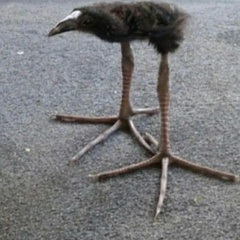
%> input picture lab3/rofl.jpg, 240 x 240 px
$ octave --eval "main;"   (GNU Octave 9; MATLAB toolbox functions it lacks are replaced by stand-ins)
%> lines starting %> are read from the running program, lines starting %| are printed output that depends on the picture; in (x1, y1, x2, y2) boxes, pixels count from 0 and x2, y2 are one past the last pixel; in counts of white or black regions, pixels touching at a corner belong together; the program's own positions count from 1
%% Optical System Simulation with 3rd Order Astigmatism Aberration
% Author: [Your Name]
% Date: [Current Date]
% Description: Simulates the effects of 3rd order Zernike astigmatism on
% PSF, MTF, and image quality under incoherent illumination.

function main()
    %% Initialization and Configuration
    clc; clear; close all;

    % Simulation parameters
    config = struct(...
        'N', 512, ...              % Grid size
        'A', 0.5, ...              % Aperture
        'lambda', 0.5, ...         % Wavelength [μm]
        'D_zr', 20, ...            % Pupil diameter
        'save_dir', 'sim_results', % Output directory
        'image_file', 'rofl.jpg'...% Input image
    );

    %% Setup Environment
    try
        [item, config] = load_and_prepare_image(config);
        [grids, pupil] = initialize_simulation_parameters(config);

        % Find optimal aberration coefficients
        [C_values, metrics] = find_optimal_coefficients(pupil, grids, config);

        % Visualize all cases
        visualize_all_cases(C_values, pupil, item, grids, config);

    catch ME
        handle_error(ME);
    end
end

%% Helper Functions
function [item, config] = load_and_prepare_image(config)
    % Load and preprocess input image
    try
        img = imread(config.image_file);
%> img is the input picture: size 240x240x3 uint8; mean R, G, B 122.6, 123.2, 125
        if size(img, 3) == 3
            img = rgb2gray(img);
%> img: size 240x240 uint8
        end
        item = double(imresize(img, [config.N, config.N]));
%> in main, `[item, config] = load_and_prepare_image(config);`: config = {N 512, A 0.5, lambda 0.5, D_zr 20}

        % Create output directory
        if ~exist(config.save_dir, 'dir')
            mkdir(config.save_dir);
            fprintf('Created output directory: %s\n', config.save_dir);
        end
    catch
        error('Image loading failed. Verify file existence and format.');
    end
end

function [grids, pupil] = initialize_simulation_parameters(config)
    % Calculate sampling steps
    step_zr = config.D_zr / config.N;
%> step_zr = 0.0391
    step_it = 1/(config.N * step_zr);
%> step_it = 0.05
    step_im = step_it * config.lambda / config.A;
%> step_im = 0.05

    % Create coordinate grids
    [im_x, im_y] = meshgrid(...
        linspace(-config.N/2, config.N/2-1, config.N) * step_im, ...
        linspace(-config.N/2, config.N/2-1, config.N) * step_im);

    [p_x, p_y] = meshgrid(...
        linspace(-config.N/2, config.N/2-1, config.N) * step_zr, ...
        linspace(-config.N/2, config.N/2-1, config.N) * step_zr);

    % Polar coordinates
    [phi, rho] = cart2pol(p_x, p_y);
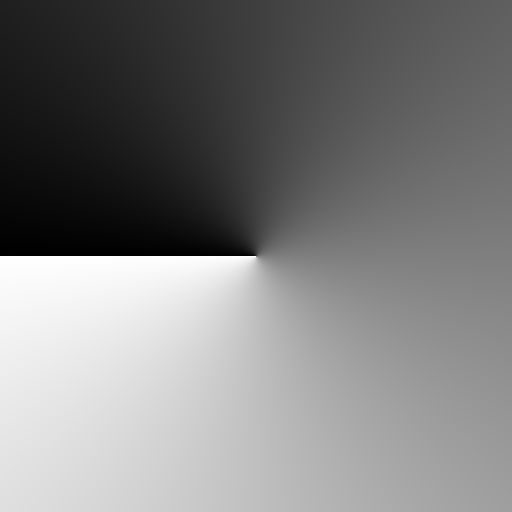
%> phi: size 512x512 double; min -3.14, max 3.14, mean -3e-06; drawn with min black and max white
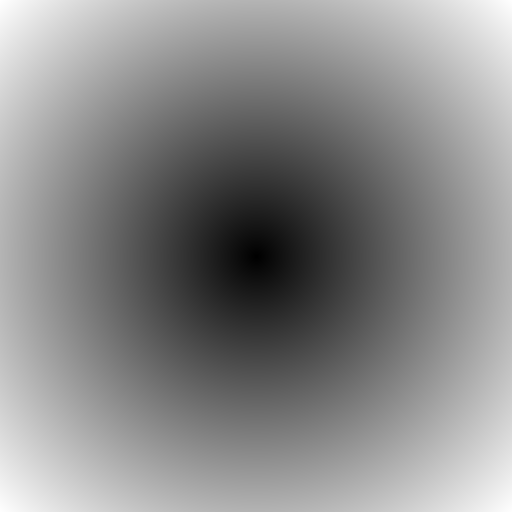
%> rho: size 512x512 double; min 0, max 14.14, mean 7.65; drawn with min black and max white
    rho_norm = rho / (config.D_zr/2); % Normalized radius

    % Create pupil function
    pupil = double(rho_norm <= 1);
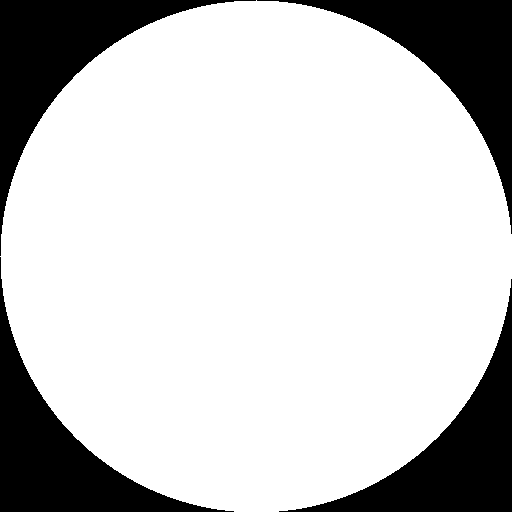
%> pupil: size 512x512 double; values 0 (black) and 1 (white), 78.5% white; 4 black regions, box (x1, y1, x2, y2) and area: (0, 0, 256, 256) 14327, (257, 0, 512, 234) 14071, (0, 257, 234, 512) 14071, (279, 279, 512, 512) 13816

    % Package all grids
    grids = struct(...
        'im_x', im_x, 'im_y', im_y, ...
        'p_x', p_x, 'p_y', p_y, ...
        'rho_norm', rho_norm, 'phi', phi, ...
        'step_zr', step_zr, 'step_it', step_it, 'step_im', step_im);
%> grids = {step_zr 0.0391, step_it 0.05, step_im 0.05}
end

function [C_values, metrics] = find_optimal_coefficients(pupil, grids, config)
    % Target metrics to optimize
    targets = struct(...
        'Strehl_08', 0.8, ...
        'Strehl_05', 0.5, ...
        'Contrast_s10', 0.2, ...
        'Contrast_s08', 0.2);

    % Initialize results
    C_values = struct();
    metrics = struct();

    fprintf('\n=== Optimizing Aberration Coefficients ===\n');

    % Find coefficients for each target
    C_values.Strehl_08 = optimize_coefficient(...
        'Strehl', targets.Strehl_08, pupil, grids, config);
    C_values.Strehl_05 = optimize_coefficient(...
        'Strehl', targets.Strehl_05, pupil, grids, config);
    C_values.Contrast_s10 = optimize_coefficient(...
        'Contrast_s10', targets.Contrast_s10, pupil, grids, config);
    C_values.Contrast_s08 = optimize_coefficient(...
        'Contrast_s08', targets.Contrast_s08, pupil, grids, config);

    % Display results
    fprintf('\n=== Optimal Coefficients Found ===\n');
    fprintf('Strehl ≈ 0.8: C = %.4f\n', C_values.Strehl_08);
    fprintf('Strehl ≈ 0.5: C = %.4f\n', C_values.Strehl_05);
    fprintf('Contrast 0.2 @ s≈1.0: C = %.4f\n', C_values.Contrast_s10);
    fprintf('Contrast 0.2 @ s≈0.8: C = %.4f\n', C_values.Contrast_s08);
end

function C_opt = optimize_coefficient(target_type, target_value, pupil, grids, config)
    % Optimization parameters
    search_params = struct(...
        'C_min', 0.01, ...
        'C_max', 2.0, ...
        'coarse_steps', 100, ...
        'fine_steps', 20, ...
        'tolerance', 0.05);

    fprintf('\nOptimizing for %s = %.2f\n', target_type, target_value);

    % Coarse search
    C_range = linspace(search_params.C_min, search_params.C_max, search_params.coarse_steps);
    [C_opt, min_diff] = evaluate_candidates(C_range, target_type, target_value, pupil, grids);

    % Fine search
    C_range = linspace(...
        max(search_params.C_min, C_opt - search_params.tolerance), ...
        min(search_params.C_max, C_opt + search_params.tolerance), ...
        search_params.fine_steps);
    [C_opt, ~] = evaluate_candidates(C_range, target_type, target_value, pupil, grids);

    fprintf('Optimal C = %.4f\n', C_opt);
end

function [C_opt, min_diff] = evaluate_candidates(C_range, target_type, target_value, pupil, grids)
%> called with target_type = 'Strehl', target_value = 0.8
    min_diff = Inf;
    C_opt = 0;

    for C = C_range
        metrics = calculate_metrics(C, pupil, grids);

        switch target_type
            case 'Strehl'
                current_value = metrics.strehl;
            case 'Contrast_s10'
                current_value = metrics.contrast_s10;
            case 'Contrast_s08'
                current_value = metrics.contrast_s08;
        end

        diff = abs(current_value - target_value);

        if diff < min_diff
            min_diff = diff;
            C_opt = C;
        end
    end
%> this loop made 1 pass
%> pass 1, in calculate_metrics, `W = C * grids.rho_norm.^2 .* cos(2*grids.phi);`:
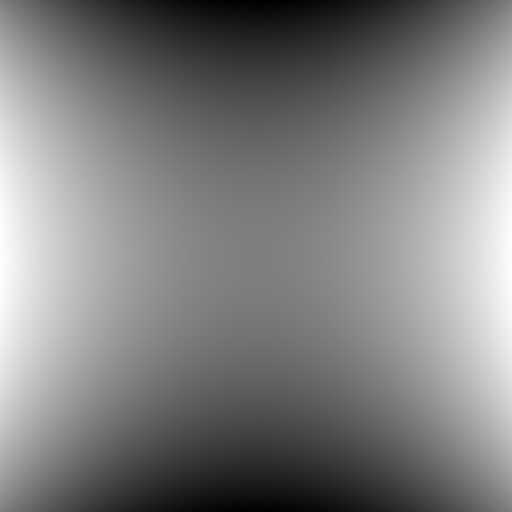
%> W: size 512x512 double; min -0.01, max 0.01, mean 1.36e-19; drawn with min black and max white
%> pass 1, in calculate_metrics, `MTF = abs(fftshift(fft2(ifftshift(PSF))));`:
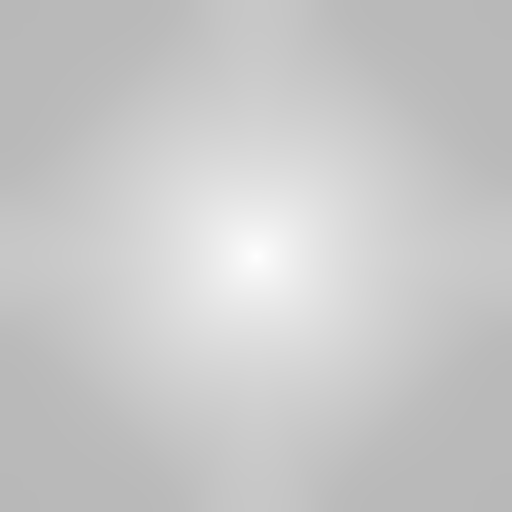
%> MTF: size 512x512 double; min 0.725, max 1, mean 0.785
end

function metrics = calculate_metrics(C, pupil, grids)
    % Apply aberration
    W = C * grids.rho_norm.^2 .* cos(2*grids.phi);
    pupil_aberr = pupil .* exp(1i * 2*pi * W);

    % Calculate PSF
    PSF = abs(fftshift(ifft2(ifftshift(pupil_aberr)))).^2;
    PSF = PSF / sum(PSF(:)); % Energy normalization

    % Calculate MTF
    MTF = abs(fftshift(fft2(ifftshift(PSF))));
    MTF = MTF / max(MTF(:)); % Normalize to DC

    % Calculate metrics
    center = grids.N/2 + 1;
    metrics.strehl = PSF(center, center);

    % Frequency indices
    freq_08 = round(0.8 * center/2) + center;
    freq_10 = round(1.0 * center/2) + center;
    freq_08 = min(freq_08, grids.N);
    freq_10 = min(freq_10, grids.N);

    metrics.contrast_s08 = MTF(center, freq_08);
    metrics.contrast_s10 = MTF(center, freq_10);
end

% [78 lines left out: functions visualize_all_cases, visualize_case, not called in this run]

function handle_error(ME)
    fprintf(2, '\n!!! Simulation Error !!!\n');
    fprintf(2, 'Message: %s\n', ME.message);
    fprintf(2, 'In: %s (line %d)\n', ME.stack(1).name, ME.stack(1).line);

    % Try to save partial results if possible
    try
        if exist('config', 'var') && isfield(config, 'save_dir')
            save(fullfile(config.save_dir, 'error_dump.mat'));
            fprintf(2, 'Partial results saved to error_dump.mat\n');
        end
    catch
    end
end

%% Run the simulation
main();
